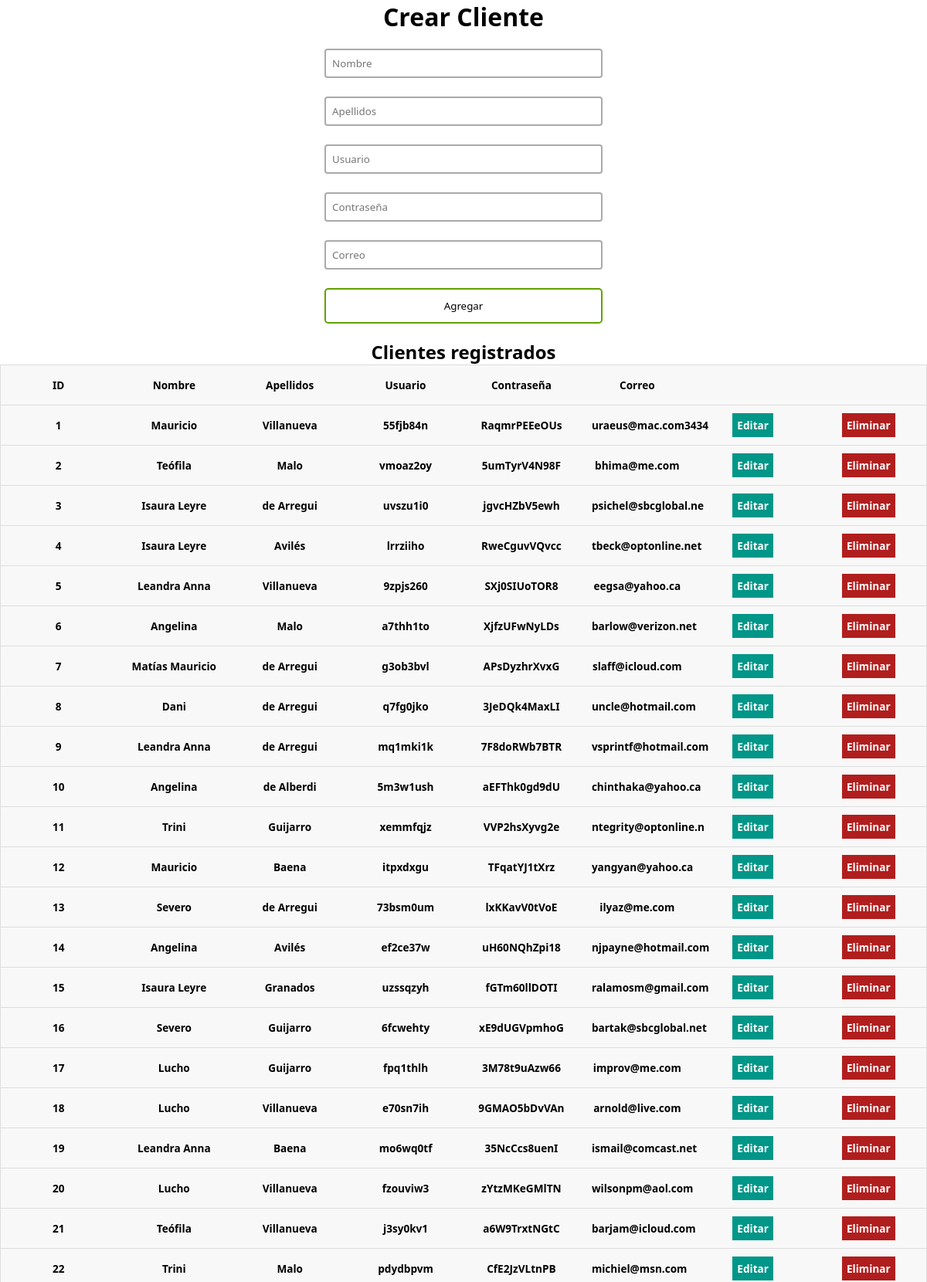
The page / (upper part) on the database its author committed.
### tables this page shows
CREATE TABLE `users` (
  `id` int(11) NOT NULL,
  `name` varchar(20) NOT NULL,
  `lastname` varchar(20) NOT NULL,
  `username` varchar(14) NOT NULL,
  `password` varchar(14) NOT NULL,
  `email` varchar(20) NOT NULL
);

### index.php (the view, shortened to what this page needs)
<?php
$con = connection();
$sql = "SELECT * FROM users";
$query = mysqli_query($con, $sql);
?>
<!DOCTYPE html>
<html lang="en">
<head>
    <link href="CSS/style.css" rel="stylesheet">
</head>
<body>
    <div class="users-form">
        <h1>Crear Cliente</h1>
        <form action="insert_user.php" method="POST">
            <input type="text" name="name" placeholder="Nombre">
            <input type="text" name="lastname" placeholder="Apellidos">
            <input type="text" name="username" placeholder="Usuario">
            <input type="password" name="password" placeholder="Contraseña">
            <input type="email" name="email" placeholder="Correo">
            <input type="submit" value="Agregar">
        </form>
    </div>
    <div class="users-table">
        <h2>Clientes registrados</h2>
        <table>
            <thead>
                <tr>
                    <th>ID</th>
                    <th>Nombre</th>
                    <th>Apellidos</th>
                    <th>Usuario</th>
                    <th>Contraseña</th>
                    <th>Correo</th>
                    <th></th>
                    <th></th>
                </tr>
            </thead>
            <tbody>
                <?php while ($row = mysqli_fetch_array($query)): ?>
                    <tr>
                        <th><?= $row['id'] ?></th>
                        <th><?= $row['name'] ?></th>
                        <th><?= $row['lastname'] ?></th>
                        <th><?= $row['username'] ?></th>
                        <th><?= $row['password'] ?></th>
                        <th><?= $row['email'] ?></th>
                        <th><a href="update.php?id=<?= $row['id'] ?>" class="users-table--edit">Editar</a></th>
                        <th><a href="delete_user.php?id=<?= $row['id'] ?>" class="users-table--delete" >Eliminar</a></th>
                    </tr>
                <?php endwhile; ?>
            </tbody>
        </table>
    </div>
</body>
</html>

### CSS/style.css (style rules this page uses)
* { box-sizing: border-box; margin: 0; padding: 0; }
html { font-family: 'Segoe UI', sans-serif; text-align: center; }
a { text-decoration: none; }
.users-form form { display: flex; flex-direction: column; gap: 24px; width: 30%; margin: 20px auto; text-align: center; }
.users-form form input { font-family: 'Segoe UI', sans-serif; }
.users-form form input[type=text], .users-form form input[type=password], .users-form form input[type=email] { padding: 8px; border:2px solid #aaa; border-radius:4px; outline:none; transition:.3s; }
.users-form form input[type=submit] { border: none; padding: 12px 50px; text-decoration: none; transition-duration: 0.4s; cursor: pointer; border-radius: 5px; background-color: white; color: black; border: 2px solid #60a100; }
.users-table table { border: 1px solid #ccc; border-collapse: collapse; margin: 0; padding: 0; width: 100%; table-layout: fixed; }
table tr { background-color: #f8f8f8; border: 1px solid #ddd; padding: 4px; }
table th { padding: 16px; text-align: center; font-size: .85em; }
.users-table--edit { background: #009688; padding: 6px; color: #fff; text-align: center; font-weight: bold; }
.users-table--delete { background: #b11e1e; padding: 6px; color: #fff; text-align: center; font-weight: bold; }

### rows shown on the page
users: id "1", name "Mauricio", lastname "Villanueva", username "55fjb84n", password "RaqmrPEEeOUs", email "uraeus@mac.com3434"
users: id "2", name "Teófila", lastname "Malo", username "vmoaz2oy", password "5umTyrV4N98F", email "bhima@me.com"
users: id "3", name "Isaura Leyre", lastname "de Arregui", username "uvszu1i0", password "jgvcHZbV5ewh", email "psichel@sbcglobal.ne"
users: id "4", name "Isaura Leyre", lastname "Avilés", username "lrrziiho", password "RweCguvVQvcc", email "tbeck@optonline.net"
users: id "5", name "Leandra Anna", lastname "Villanueva", username "9zpjs260", password "SXj0SIUoTOR8", email "eegsa@yahoo.ca"
users: id "6", name "Angelina", lastname "Malo", username "a7thh1to", password "XjfzUFwNyLDs", email "barlow@verizon.net"
users: id "7", name "Matías Mauricio", lastname "de Arregui", username "g3ob3bvl", password "APsDyzhrXvxG", email "slaff@icloud.com"
users: id "8", name "Dani", lastname "de Arregui", username "q7fg0jko", password "3JeDQk4MaxLI", email "uncle@hotmail.com"
users: id "9", name "Leandra Anna", lastname "de Arregui", username "mq1mki1k", password "7F8doRWb7BTR", email "vsprintf@hotmail.com"
users: id "10", name "Angelina", lastname "de Alberdi", username "5m3w1ush", password "aEFThk0gd9dU", email "chinthaka@yahoo.ca"
users: id "11", name "Trini", lastname "Guijarro", username "xemmfqjz", password "VVP2hsXyvg2e", email "ntegrity@optonline.n"
users: id "12", name "Mauricio", lastname "Baena", username "itpxdxgu", password "TFqatYJ1tXrz", email "yangyan@yahoo.ca"
users: id "13", name "Severo", lastname "de Arregui", username "73bsm0um", password "lxKKavV0tVoE", email "ilyaz@me.com"
users: id "14", name "Angelina", lastname "Avilés", username "ef2ce37w", password "uH60NQhZpi18", email "njpayne@hotmail.com"
users: id "15", name "Isaura Leyre", lastname "Granados", username "uzssqzyh", password "fGTm60llDOTI", email "ralamosm@gmail.com"
users: id "16", name "Severo", lastname "Guijarro", username "6fcwehty", password "xE9dUGVpmhoG", email "bartak@sbcglobal.net"
users: id "17", name "Lucho", lastname "Guijarro", username "fpq1thlh", password "3M78t9uAzw66", email "improv@me.com"
users: id "18", name "Lucho", lastname "Villanueva", username "e70sn7ih", password "9GMAO5bDvVAn", email "arnold@live.com"
users: id "19", name "Leandra Anna", lastname "Baena", username "mo6wq0tf", password "35NcCcs8uenI", email "ismail@comcast.net"
users: id "20", name "Lucho", lastname "Villanueva", username "fzouviw3", password "zYtzMKeGMlTN", email "wilsonpm@aol.com"
users: id "21", name "Teófila", lastname "Villanueva", username "j3sy0kv1", password "a6W9TrxtNGtC", email "barjam@icloud.com"
users: id "22", name "Trini", lastname "Malo", username "pdydbpvm", password "CfE2JzVLtnPB", email "michiel@msn.com"
